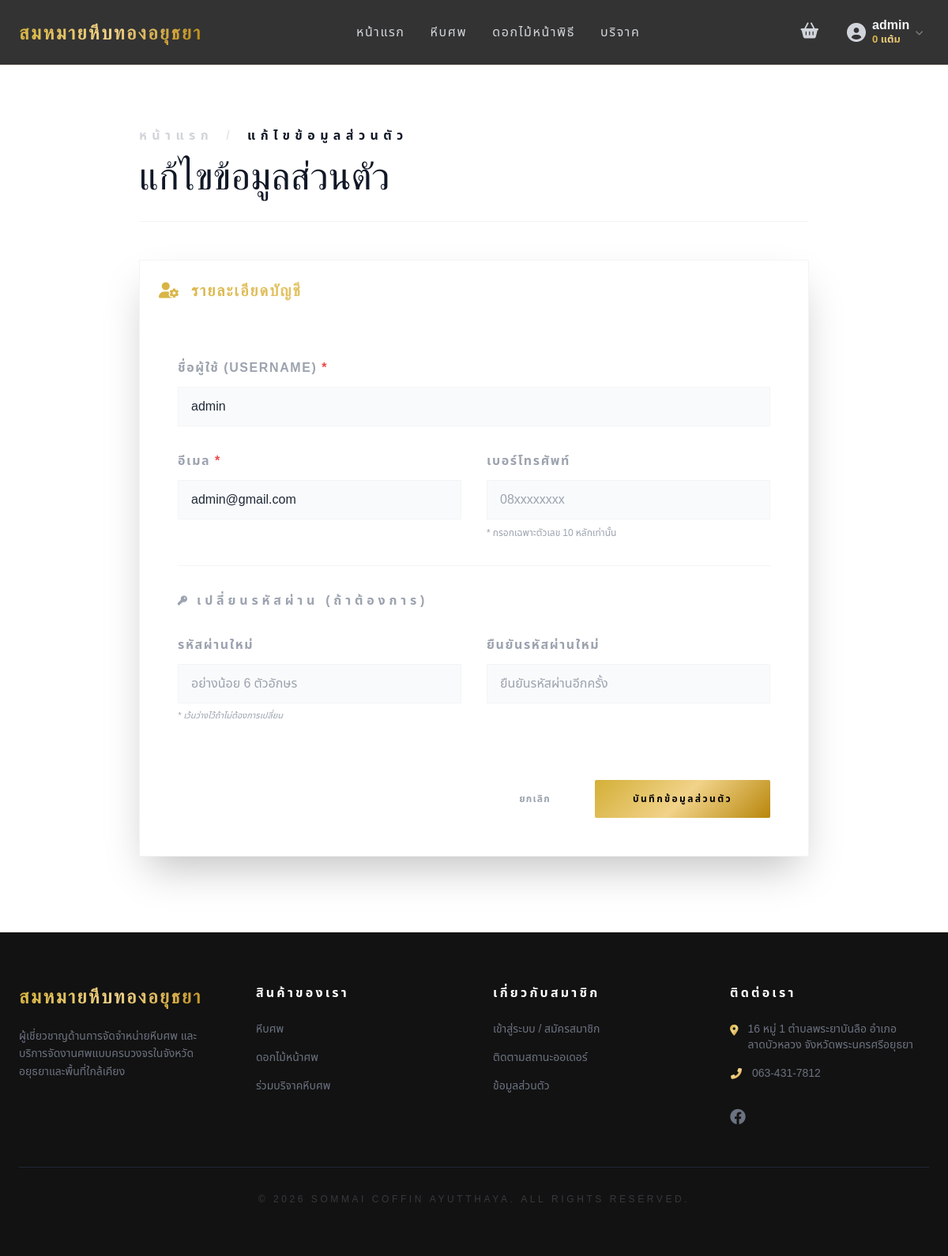
The page /profile_edit.php (signed in) on the database its author committed.
### tables this page shows
CREATE TABLE `users` (
  `id` int(11) NOT NULL,
  `username` varchar(50) NOT NULL,
  `password_hash` varchar(255) NOT NULL,
  `email` varchar(100) NOT NULL,
  `role` enum('user','admin') DEFAULT 'user',
  `is_active` tinyint(1) DEFAULT 1 COMMENT '1 = ใช้งานปกติ, 0 = ระงับการใช้งาน',
  `current_points` int(11) DEFAULT 0 COMMENT 'แต้มสะสมคงเหลือ',
  `address` text DEFAULT NULL,
  `phone` varchar(20) DEFAULT NULL,
  `created_at` timestamp NOT NULL DEFAULT current_timestamp(),
  `updated_at` timestamp NOT NULL DEFAULT current_timestamp() ON UPDATE current_timestamp(),
  `reset_token` varchar(64) DEFAULT NULL,
  `reset_expires` datetime DEFAULT NULL
);

### profile_edit.php (the view, shortened to what this page needs)
<?php
require_once 'config/db.php';
$stmt = $pdo->prepare("SELECT * FROM users WHERE id = ?");
$stmt->execute([$_SESSION['user_id']]);
$user = $stmt->fetch();
?>
<!DOCTYPE html>
<html lang="th">
<head>
    <script src="https://cdn.tailwindcss.com"></script>
    <link rel="stylesheet" href="https://cdnjs.cloudflare.com/ajax/libs/font-awesome/6.0.0/css/all.min.css">
</head>
<body class="text-gray-800">
    <?php require_once 'includes/navbar.php'; ?>
    <div class="h-32 md:h-40"></div>
    <main class="max-w-4xl mx-auto px-6 pb-24">
        <div class="mb-12 border-b border-gray-100 pb-8 text-center md:text-left">
            <nav class="flex justify-center md:justify-start mb-4 text-[16px] uppercase tracking-[0.4em] font-bold text-gray-300">
                <a href="index.php" class="hover:text-gold transition">หน้าแรก</a>
                <span class="mx-4 text-gray-200">/</span>
                <span class="text-gray-900">แก้ไขข้อมูลส่วนตัว</span>
            </nav>
            <h1 class="serif text-4xl md:text-5xl text-gray-900 leading-tight">แก้ไขข้อมูลส่วนตัว</h1>
        </div>
        <div class="bg-white border border-gray-100 shadow-2xl rounded-sm overflow-hidden">
            <div class="bg-charcoal text-gold p-6 flex items-center gap-4">
                <i class="fas fa-user-cog text-xl"></i>
                <h2 class="serif text-xl font-bold tracking-widest uppercase mb-0">รายละเอียดบัญชี</h2>
            </div>
            <div class="p-8 md:p-12">
                <form action="profile_update.php" method="POST" class="space-y-8">
                    <div>
                        <label class="block text-[16px] font-black uppercase tracking-widest text-gray-400 mb-3">ชื่อผู้ใช้ (Username) <span class="text-red-500">*</span></label>
                        <input type="text" name="username" class="input-premium" value="<?= htmlspecialchars($user['username']) ?>" required>
                    </div>
                    <div class="grid grid-cols-1 md:grid-cols-2 gap-8">
                        <div>
                            <label class="block text-[16px] font-black uppercase tracking-widest text-gray-400 mb-3">อีเมล <span class="text-red-500">*</span></label>
                            <input type="email" name="email" class="input-premium" value="<?= htmlspecialchars($user['email']) ?>" required>
                        </div>
                        <div>
                            <label class="block text-[16px] font-black uppercase tracking-widest text-gray-400 mb-3">เบอร์โทรศัพท์</label>
                            <input type="tel"
                                name="phone"
                                class="input-premium"
                                value="<?= htmlspecialchars($user['phone'] ?? '') ?>"
                                placeholder="08xxxxxxxx"
                                maxlength="10"
                                oninput="this.value = this.value.replace(/[^0-9]/g, '');">
                            <p class="mt-2 text-[12px] text-gray-400">* กรอกเฉพาะตัวเลข 10 หลักเท่านั้น</p>
                        </div>
                    </div>
                    <div class="pt-8 border-t border-gray-100">
                        <div class="flex items-center gap-3 mb-8 text-gray-400">
                            <i class="fas fa-key text-xs"></i>
                            <h3 class="text-[16px] font-black uppercase tracking-[0.3em]">เปลี่ยนรหัสผ่าน (ถ้าต้องการ)</h3>
                        </div>
                        <div class="grid grid-cols-1 md:grid-cols-2 gap-8">
                            <div>
                                <label class="block text-[16px] font-black uppercase tracking-widest text-gray-400 mb-3">รหัสผ่านใหม่</label>
                                <input type="password" name="new_password" class="input-premium" placeholder="อย่างน้อย 6 ตัวอักษร" minlength="6">
                                <p class="mt-2 text-[11px] text-gray-400 italic">* เว้นว่างไว้ถ้าไม่ต้องการเปลี่ยน</p>
                            </div>
                            <div>
                                <label class="block text-[16px] font-black uppercase tracking-widest text-gray-400 mb-3">ยืนยันรหัสผ่านใหม่</label>
                                <input type="password" name="confirm_password" class="input-premium" placeholder="ยืนยันรหัสผ่านอีกครั้ง" minlength="6">
                            </div>
                        </div>
                    </div>
                    <div class="pt-10 flex flex-col md:flex-row justify-end items-center gap-4">
                        <a href="index.php" class="w-full md:w-auto text-center px-10 py-4 text-xs font-bold uppercase tracking-widest text-gray-400 hover:text-gray-900 transition">
                            ยกเลิก
                        </a>
                        <button type="submit" name="update_profile" class="w-full md:w-auto gold-gradient text-black font-black px-12 py-4 text-xs uppercase tracking-[0.2em] rounded-sm hover:shadow-[0_0_30px_rgba(212,175,55,0.4)] transition duration-500 transform active:scale-95">
                            บันทึกข้อมูลส่วนตัว
                        </button>
                    </div>
                </form>
            </div>
        </div>
    </main>
    <?php require_once 'includes/footer.php'; ?>
</body>
</html>

### includes/navbar.php (shortened to what this page needs)
<link rel="stylesheet" href="https://cdnjs.cloudflare.com/ajax/libs/font-awesome/6.0.0/css/all.min.css">
<?php
$currentPoints = 0;
if (isset($_SESSION['user_id']) && isset($pdo)) {
    $stmtPoints = $pdo->prepare("SELECT current_points FROM users WHERE id = ?");
    $stmtPoints->execute([$_SESSION['user_id']]);
    $userRow = $stmtPoints->fetch();
    if ($userRow) {
        $currentPoints = $userRow['current_points'];
    }
} else {
    $cartCount = isset($_SESSION['cart']) ? count($_SESSION['cart']) : 0;
}
?>
<nav class="fixed top-0 left-0 w-full z-[100] bg-black/80 backdrop-blur-md border-b border-yellow-900/20">
    <div class="max-w-7xl mx-auto px-4 sm:px-6 py-3 md:py-4 flex justify-between items-center">
        <div class="flex items-center space-x-3 md:space-x-0">
            <a href="index.php" class="text-xl md:text-2xl font-bold tracking-widest text-gold serif uppercase whitespace-nowrap">
                สมหมายหีบทองอยุธยา
            </a>
        </div>
        <div class="hidden md:flex space-x-8 text-[16px] uppercase tracking-widest text-gray-300 font-medium">
            <a href="index.php" class="hover:text-yellow-500 transition <?= basename($_SERVER['PHP_SELF']) == 'index.php' ? 'text-yellow-500 font-bold' : '' ?>">หน้าแรก</a>
            <a href="coffins.php" class="hover:text-yellow-500 transition <?= basename($_SERVER['PHP_SELF']) == 'coffins.php' ? 'text-yellow-500 font-bold' : '' ?>">หีบศพ</a>
            <a href="decorations.php" class="hover:text-yellow-500 transition <?= basename($_SERVER['PHP_SELF']) == 'decorations.php' ? 'text-yellow-500 font-bold' : '' ?>">ดอกไม้หน้าพิธี</a>
            <a href="donate.php" class="hover:text-yellow-500 transition <?= basename($_SERVER['PHP_SELF']) == 'donate.php' ? 'text-yellow-500 font-bold' : '' ?>">บริจาค</a>
        </div>
        <div class="flex items-center space-x-2 md:space-x-5">
            <a href="cart.php" class="relative p-2 text-gray-300 hover:text-gold transition">
                <i class="fas fa-shopping-basket text-lg md:text-xl"></i>
            </a>
            <?php if(isset($_SESSION['user_id'])): ?>
                <div class="relative">
                    <button onclick="toggleUserDropdown(event)" class="flex items-center space-x-2 p-1 md:p-2 text-gray-300 hover:text-gold transition focus:outline-none" id="userBtn">
                        <i class="fas fa-user-circle text-xl md:text-2xl"></i>
                        <div class="text-left hidden sm:block">
                            <p class="text-[16px] font-bold leading-none mb-1 text-gray-100"><?= htmlspecialchars($_SESSION['username']) ?></p>
                            <p class="text-[13px] text-gold leading-none font-bold"><?= number_format($currentPoints) ?> แต้ม</p>
                        </div>
                        <i class="fas fa-chevron-down text-[10px] opacity-50 hidden sm:inline"></i>
                    </button>
                </div>
            <?php endif; ?>
        </div>
    </div>
</nav>

### profile_edit.php (style rules this page uses)
html, body { margin: 0; padding: 0; width: 100%; background-color: #ffffff; font-family: 'Noto Sans Thai', sans-serif; }
.serif { font-family: 'Playfair Display', serif; }
.gold-gradient { background: linear-gradient(135deg, #D4AF37 0%, #F1D38A 50%, #B8860B 100%); }
.text-gold { color: #D4AF37; }
.bg-charcoal { background-color: #121212; }
.input-premium { width: 100%; background-color: #f9fafb; border: 1px solid #f3f4f6; padding: 12px 16px; font-size: 16px; transition: all 0.3s; }

### includes/navbar.php (style rules this page uses)
.gold-gradient { background: linear-gradient(135deg, #D4AF37 0%, #F1D38A 50%, #B8860B 100%); }
.text-gold { background: linear-gradient(135deg, #D4AF37 0%, #F1D38A 50%, #B8860B 100%); -webkit-background-clip: text; -webkit-text-fill-color: transparent; }
.serif { font-family: 'Playfair Display', serif; }

### rows shown on the page
users: current_points "0", username "admin", email "admin@gmail.com"

### other values the page prints
$_SESSION['username'] "admin"
